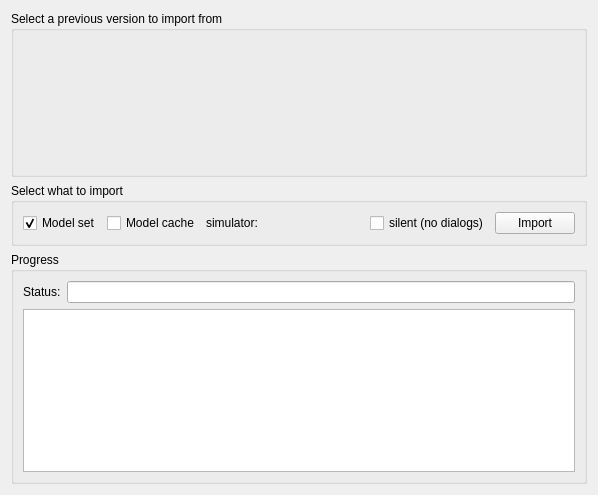
<?xml version="1.0" encoding="UTF-8"?>
<ui version="4.0">
 <class>CCopyModelsFromOtherSwiftVersionsComponent</class>
 <widget class="QFrame" name="CCopyModelsFromOtherSwiftVersionsComponent">
  <property name="geometry">
   <rect>
    <x>0</x>
    <y>0</y>
    <width>583</width>
    <height>495</height>
   </rect>
  </property>
  <property name="windowTitle">
   <string>Copy models from other swift versions</string>
  </property>
  <layout class="QVBoxLayout" name="vl_CopyModelsFromOtherSwiftVersions">
   <item>
    <widget class="QGroupBox" name="gb_OtherSwiftVersions">
     <property name="title">
      <string>Select a previous version to import from</string>
     </property>
     <layout class="QVBoxLayout" name="vl_OtherSwiftVersions">
      <item>
       <widget class="swift::gui::components::COtherSwiftVersionsComponent" name="comp_OtherSwiftVersions">
        <property name="minimumSize">
         <size>
          <width>0</width>
          <height>125</height>
         </size>
        </property>
       </widget>
      </item>
     </layout>
    </widget>
   </item>
   <item>
    <widget class="QGroupBox" name="gb_WhatToCopy">
     <property name="title">
      <string>Select what to import</string>
     </property>
     <layout class="QHBoxLayout" name="hl_WhatToCopy">
      <item>
       <widget class="QCheckBox" name="cb_ModelSet">
        <property name="text">
         <string>Model set</string>
        </property>
        <property name="checked">
         <bool>true</bool>
        </property>
       </widget>
      </item>
      <item>
       <widget class="QCheckBox" name="cb_ModelCache">
        <property name="text">
         <string>Model cache</string>
        </property>
       </widget>
      </item>
      <item>
       <widget class="QLabel" name="lbl_Of">
        <property name="text">
         <string>simulator:</string>
        </property>
       </widget>
      </item>
      <item>
       <widget class="swift::gui::components::CSimulatorSelector" name="comp_SimulatorSelector">
        <property name="minimumSize">
         <size>
          <width>100</width>
          <height>0</height>
         </size>
        </property>
       </widget>
      </item>
      <item>
       <spacer name="hs_SelectWhatToCopy">
        <property name="orientation">
         <enum>Qt::Horizontal</enum>
        </property>
        <property name="sizeHint" stdset="0">
         <size>
          <width>40</width>
          <height>20</height>
         </size>
        </property>
       </spacer>
      </item>
      <item>
       <widget class="QCheckBox" name="cb_Silent">
        <property name="text">
         <string>silent (no dialogs)</string>
        </property>
       </widget>
      </item>
      <item>
       <widget class="QPushButton" name="pb_StartCopying">
        <property name="text">
         <string>Import</string>
        </property>
       </widget>
      </item>
     </layout>
    </widget>
   </item>
   <item>
    <widget class="QGroupBox" name="gb_Progress">
     <property name="title">
      <string>Progress</string>
     </property>
     <layout class="QVBoxLayout" name="vl_Progress">
      <item>
       <widget class="QFrame" name="fr_Status">
        <layout class="QFormLayout" name="fl_Status">
         <property name="leftMargin">
          <number>0</number>
         </property>
         <property name="topMargin">
          <number>0</number>
         </property>
         <property name="rightMargin">
          <number>0</number>
         </property>
         <property name="bottomMargin">
          <number>0</number>
         </property>
         <item row="1" column="0">
          <widget class="QLabel" name="lbl_Status">
           <property name="text">
            <string>Status:</string>
           </property>
          </widget>
         </item>
         <item row="1" column="1">
          <widget class="QLineEdit" name="le_Status">
           <property name="readOnly">
            <bool>true</bool>
           </property>
          </widget>
         </item>
        </layout>
       </widget>
      </item>
      <item>
       <widget class="swift::gui::views::CAircraftModelView" name="tvp_AircraftModels">
        <property name="selectionMode">
         <enum>QAbstractItemView::SingleSelection</enum>
        </property>
        <property name="selectionBehavior">
         <enum>QAbstractItemView::SelectRows</enum>
        </property>
        <attribute name="verticalHeaderVisible">
         <bool>false</bool>
        </attribute>
       </widget>
      </item>
     </layout>
    </widget>
   </item>
  </layout>
 </widget>
 <customwidgets>
  <customwidget>
   <class>swift::gui::components::CSimulatorSelector</class>
   <extends>QFrame</extends>
   <header>gui/components/simulatorselector.h</header>
   <container>1</container>
  </customwidget>
  <customwidget>
   <class>swift::gui::components::COtherSwiftVersionsComponent</class>
   <extends>QFrame</extends>
   <header>gui/components/otherswiftversionscomponent.h</header>
   <container>1</container>
  </customwidget>
  <customwidget>
   <class>swift::gui::views::CAircraftModelView</class>
   <extends>QTableView</extends>
   <header>gui/views/aircraftmodelview.h</header>
  </customwidget>
 </customwidgets>
 <tabstops>
  <tabstop>cb_ModelSet</tabstop>
  <tabstop>cb_ModelCache</tabstop>
  <tabstop>cb_Silent</tabstop>
  <tabstop>pb_StartCopying</tabstop>
  <tabstop>le_Status</tabstop>
  <tabstop>tvp_AircraftModels</tabstop>
 </tabstops>
 <resources/>
 <connections/>
</ui>
